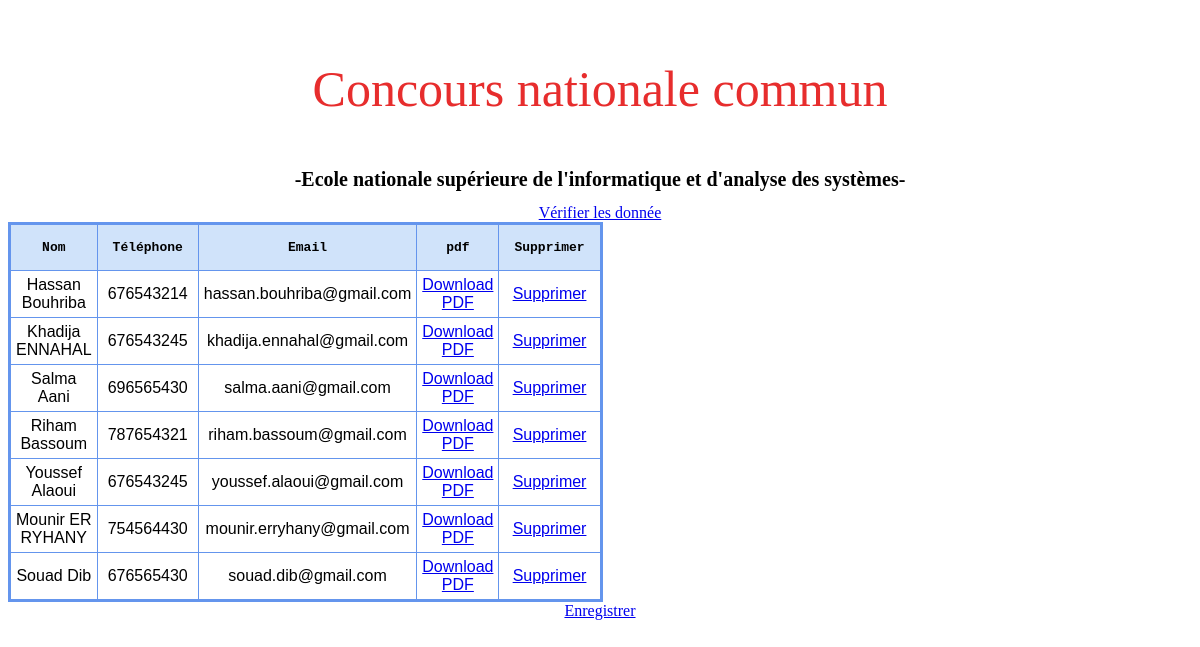
The page /recus/ (signed in) on the database its author committed.
### personal/models.py (models this page shows, shortened)
class Recu (models.Model):
    Nom = models.CharField(max_length = 140 , default='')
    Téléphone = models.IntegerField(default='')
    Adresse_physique = models.CharField(max_length = 140 , default='')
    Email = models.CharField(max_length = 140 , default='')
    pdf = models.FileField(upload_to='fiches/pdfs/')

### personal/views.py (the view)
# urls.py: url(r'^recus/$', views.RecuList, name='RecuList'),
@user_passes_test(lambda u: u.is_superuser)
def RecuList(request):
    recus = Recu.objects.all()
    return render(request, 'personal/recus.html' , {
        'recus' : recus
    })

### personal/templates/personal/recus.html (shortened to what this page needs)
<head>
  {% load staticfiles %}
  <link rel="stylesheet" href="{% static 'personal/css/fiches.css' %}" type = "text/css"/>
</head>
<body>
{% block content %}
<div class="headerr">
      <p>Concours nationale commun </p>
      <h1> -Ecole nationale supérieure de l'informatique et d'analyse des systèmes- </h1>
      <a href="/homeerecu" class="button" >Vérifier les donnée </a>
 <table class="table mb-0">
    <thead>
      <tr>
        <th>Nom</th>
        <th>Téléphone</th>
        <th>Email</th>
        <th>pdf</th>
         <th>Supprimer</th>
      </tr>
    </thead>
    <tbody>
      {% for recu in recus %}
        <tr>
          <td>{{ recu.Nom }}</td>
          <td>{{ recu.Téléphone }}</td>
          <td>{{ recu.Email }}</td>
          <td>
          	<a href="{{ recu.pdf.url }}" class="btn btn-primary btn-sm" target="_blank">
              Download PDF
            </a>
          </td>
            <td>
            <a href="/recus/{{ recu.id }}" class="btn btn-primary btn-sm" target="_blank">
              Supprimer
            </a>
          </td>
        </tr>
      {% endfor %}
    </tbody>
  </table>
  <a href="/exportrecu" class="button" >Enregistrer </a>
</div>
{% endblock %}

### personal/static/personal/css/fiches.css (style rules this page uses)
table { border: medium solid #6495ed; border-collapse: collapse; width: 30%; }
th { font-family: monospace; border: thin solid #6495ed; width: 30px; padding: 15px; background-color: #D0E3FA; background-image: url(sky.jpg); }
td { font-family: sans-serif; border: thin solid #6495ed; width: 30px; padding: 5px; text-align: center; background-color: #ffffff; }
.headerr { text-align: center; color: #fff; size : 20px; margin-top: 60px; }
.headerr p { font-size: 50px; color : #e72d2d; }
.headerr h1 { font-size: 20px; color : black; }

### rows shown on the page
Recu: Nom "Hassan Bouhriba", Téléphone "676543214", Email "hassan.bouhriba@gmail.com"
Recu: Nom "Khadija ENNAHAL", Téléphone "676543245", Email "khadija.ennahal@gmail.com"
Recu: Nom "Salma Aani", Téléphone "696565430", Email "salma.aani@gmail.com"
Recu: Nom "Riham Bassoum", Téléphone "787654321", Email "riham.bassoum@gmail.com"
Recu: Nom "Youssef Alaoui", Téléphone "676543245", Email "youssef.alaoui@gmail.com"
Recu: Nom "Mounir ER RYHANY", Téléphone "754564430", Email "mounir.erryhany@gmail.com"
Recu: Nom "Souad Dib", Téléphone "676565430", Email "souad.dib@gmail.com"
